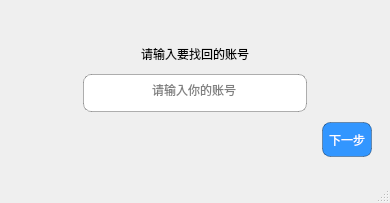
<?xml version="1.0" encoding="UTF-8"?>
<ui version="4.0">
 <class>FindPassword</class>
 <widget class="QMainWindow" name="FindPassword">
  <property name="windowModality">
   <enum>Qt::WindowModality::WindowModal</enum>
  </property>
  <property name="geometry">
   <rect>
    <x>0</x>
    <y>0</y>
    <width>390</width>
    <height>203</height>
   </rect>
  </property>
  <property name="minimumSize">
   <size>
    <width>390</width>
    <height>203</height>
   </size>
  </property>
  <property name="maximumSize">
   <size>
    <width>390</width>
    <height>203</height>
   </size>
  </property>
  <property name="contextMenuPolicy">
   <enum>Qt::ContextMenuPolicy::NoContextMenu</enum>
  </property>
  <property name="windowTitle">
   <string>找回密码</string>
  </property>
  <property name="styleSheet">
   <string notr="true"/>
  </property>
  <widget class="QWidget" name="centralwidget">
   <layout class="QGridLayout" name="gridLayout_2">
    <item row="0" column="0">
     <spacer name="verticalSpacer">
      <property name="orientation">
       <enum>Qt::Orientation::Vertical</enum>
      </property>
      <property name="sizeHint" stdset="0">
       <size>
        <width>371</width>
        <height>11</height>
       </size>
      </property>
     </spacer>
    </item>
    <item row="1" column="0" colspan="2">
     <widget class="QStackedWidget" name="page_find">
      <property name="focusPolicy">
       <enum>Qt::FocusPolicy::NoFocus</enum>
      </property>
      <property name="currentIndex">
       <number>0</number>
      </property>
      <widget class="QWidget" name="pages_1">
       <layout class="QVBoxLayout" name="verticalLayout">
        <item>
         <layout class="QHBoxLayout" name="horizontalLayout">
          <item>
           <spacer name="horizontalSpacer_5">
            <property name="orientation">
             <enum>Qt::Orientation::Horizontal</enum>
            </property>
            <property name="sizeHint" stdset="0">
             <size>
              <width>40</width>
              <height>20</height>
             </size>
            </property>
           </spacer>
          </item>
          <item>
           <widget class="QLabel" name="lab_pages1">
            <property name="sizePolicy">
             <sizepolicy hsizetype="Maximum" vsizetype="Maximum">
              <horstretch>0</horstretch>
              <verstretch>0</verstretch>
             </sizepolicy>
            </property>
            <property name="styleSheet">
             <string notr="true">font: 13pt &quot;Microsoft YaHei UI&quot;;

color:black;
</string>
            </property>
            <property name="text">
             <string>请输入要找回的账号</string>
            </property>
           </widget>
          </item>
          <item>
           <spacer name="horizontalSpacer_4">
            <property name="orientation">
             <enum>Qt::Orientation::Horizontal</enum>
            </property>
            <property name="sizeHint" stdset="0">
             <size>
              <width>40</width>
              <height>20</height>
             </size>
            </property>
           </spacer>
          </item>
         </layout>
        </item>
        <item>
         <layout class="QHBoxLayout" name="horizontalLayout_2">
          <item>
           <spacer name="horizontalSpacer_2">
            <property name="orientation">
             <enum>Qt::Orientation::Horizontal</enum>
            </property>
            <property name="sizeHint" stdset="0">
             <size>
              <width>40</width>
              <height>20</height>
             </size>
            </property>
           </spacer>
          </item>
          <item>
           <widget class="LineFind" name="line_pages1">
            <property name="sizePolicy">
             <sizepolicy hsizetype="Minimum" vsizetype="Minimum">
              <horstretch>0</horstretch>
              <verstretch>0</verstretch>
             </sizepolicy>
            </property>
            <property name="minimumSize">
             <size>
              <width>224</width>
              <height>38</height>
             </size>
            </property>
            <property name="maximumSize">
             <size>
              <width>224</width>
              <height>38</height>
             </size>
            </property>
            <property name="focusPolicy">
             <enum>Qt::FocusPolicy::ClickFocus</enum>
            </property>
            <property name="contextMenuPolicy">
             <enum>Qt::ContextMenuPolicy::NoContextMenu</enum>
            </property>
            <property name="styleSheet">
             <string notr="true">font: 13pt &quot;Microsoft YaHei UI&quot;;
border: 1px solid rgba(0, 0, 0, 0.3);
border-radius: 8px;
color:grey;
</string>
            </property>
            <property name="text">
             <string>请输入你的账号</string>
            </property>
            <property name="maxLength">
             <number>12</number>
            </property>
            <property name="alignment">
             <set>Qt::AlignmentFlag::AlignCenter</set>
            </property>
           </widget>
          </item>
          <item>
           <spacer name="horizontalSpacer_3">
            <property name="orientation">
             <enum>Qt::Orientation::Horizontal</enum>
            </property>
            <property name="sizeHint" stdset="0">
             <size>
              <width>40</width>
              <height>20</height>
             </size>
            </property>
           </spacer>
          </item>
         </layout>
        </item>
        <item>
         <layout class="QHBoxLayout" name="horizontalLayout_3">
          <item>
           <spacer name="horizontalSpacer">
            <property name="orientation">
             <enum>Qt::Orientation::Horizontal</enum>
            </property>
            <property name="sizeHint" stdset="0">
             <size>
              <width>286</width>
              <height>20</height>
             </size>
            </property>
           </spacer>
          </item>
          <item>
           <widget class="QPushButton" name="but_pages1">
            <property name="sizePolicy">
             <sizepolicy hsizetype="Fixed" vsizetype="Fixed">
              <horstretch>20</horstretch>
              <verstretch>20</verstretch>
             </sizepolicy>
            </property>
            <property name="minimumSize">
             <size>
              <width>50</width>
              <height>35</height>
             </size>
            </property>
            <property name="cursor">
             <cursorShape>PointingHandCursor</cursorShape>
            </property>
            <property name="styleSheet">
             <string notr="true">QPushButton {
    font: 10pt &quot;Microsoft YaHei UI&quot;;
    background-color: rgb(50, 150, 255);
    border: 1px solid rgba(0, 0, 0, 0.3);
    border-radius: 8px;
    color: white;
}
QPushButton:hover {
    background-color: rgba(50, 150, 255, 0.7);
    border: 1px solid rgba(0, 0, 0, 0.3);
    border-radius: 8px;
    color: white;
}
QPushButton:pressed {
    background-color: rgba(0, 100, 255, 0.8);
    border: 1px solid rgba(0, 0, 0, 0.3);
    border-radius: 8px;
    color: white;
}</string>
            </property>
            <property name="text">
             <string>下一步</string>
            </property>
           </widget>
          </item>
         </layout>
        </item>
       </layout>
      </widget>
      <widget class="QWidget" name="pages_2">
       <layout class="QVBoxLayout" name="verticalLayout_5">
        <item>
         <layout class="QHBoxLayout" name="horizontalLayout_15">
          <item>
           <spacer name="horizontalSpacer_21">
            <property name="orientation">
             <enum>Qt::Orientation::Horizontal</enum>
            </property>
            <property name="sizeHint" stdset="0">
             <size>
              <width>40</width>
              <height>20</height>
             </size>
            </property>
           </spacer>
          </item>
          <item>
           <widget class="QLabel" name="lab_pages2">
            <property name="sizePolicy">
             <sizepolicy hsizetype="Maximum" vsizetype="Maximum">
              <horstretch>0</horstretch>
              <verstretch>0</verstretch>
             </sizepolicy>
            </property>
            <property name="styleSheet">
             <string notr="true">font: 13pt &quot;Microsoft YaHei UI&quot;;

color:black;
</string>
            </property>
            <property name="text">
             <string>假装这是一个密保问题</string>
            </property>
           </widget>
          </item>
          <item>
           <spacer name="horizontalSpacer_22">
            <property name="orientation">
             <enum>Qt::Orientation::Horizontal</enum>
            </property>
            <property name="sizeHint" stdset="0">
             <size>
              <width>40</width>
              <height>20</height>
             </size>
            </property>
           </spacer>
          </item>
         </layout>
        </item>
        <item>
         <layout class="QHBoxLayout" name="horizontalLayout_14">
          <item>
           <spacer name="horizontalSpacer_23">
            <property name="orientation">
             <enum>Qt::Orientation::Horizontal</enum>
            </property>
            <property name="sizeHint" stdset="0">
             <size>
              <width>40</width>
              <height>20</height>
             </size>
            </property>
           </spacer>
          </item>
          <item>
           <widget class="LineFind" name="line_pages2">
            <property name="sizePolicy">
             <sizepolicy hsizetype="Minimum" vsizetype="Minimum">
              <horstretch>0</horstretch>
              <verstretch>0</verstretch>
             </sizepolicy>
            </property>
            <property name="minimumSize">
             <size>
              <width>224</width>
              <height>38</height>
             </size>
            </property>
            <property name="maximumSize">
             <size>
              <width>224</width>
              <height>38</height>
             </size>
            </property>
            <property name="focusPolicy">
             <enum>Qt::FocusPolicy::ClickFocus</enum>
            </property>
            <property name="contextMenuPolicy">
             <enum>Qt::ContextMenuPolicy::NoContextMenu</enum>
            </property>
            <property name="styleSheet">
             <string notr="true">font: 13pt &quot;Microsoft YaHei UI&quot;;
border: 1px solid rgba(0, 0, 0, 0.3);
border-radius: 8px;
color:grey;
</string>
            </property>
            <property name="text">
             <string>请输入密保答案</string>
            </property>
            <property name="maxLength">
             <number>12</number>
            </property>
            <property name="alignment">
             <set>Qt::AlignmentFlag::AlignCenter</set>
            </property>
           </widget>
          </item>
          <item>
           <spacer name="horizontalSpacer_24">
            <property name="orientation">
             <enum>Qt::Orientation::Horizontal</enum>
            </property>
            <property name="sizeHint" stdset="0">
             <size>
              <width>40</width>
              <height>20</height>
             </size>
            </property>
           </spacer>
          </item>
         </layout>
        </item>
        <item>
         <layout class="QHBoxLayout" name="horizontalLayout_13">
          <item>
           <spacer name="horizontalSpacer_25">
            <property name="orientation">
             <enum>Qt::Orientation::Horizontal</enum>
            </property>
            <property name="sizeHint" stdset="0">
             <size>
              <width>40</width>
              <height>20</height>
             </size>
            </property>
           </spacer>
          </item>
          <item>
           <widget class="QPushButton" name="but_pages2">
            <property name="sizePolicy">
             <sizepolicy hsizetype="Fixed" vsizetype="Fixed">
              <horstretch>20</horstretch>
              <verstretch>20</verstretch>
             </sizepolicy>
            </property>
            <property name="minimumSize">
             <size>
              <width>50</width>
              <height>35</height>
             </size>
            </property>
            <property name="cursor">
             <cursorShape>PointingHandCursor</cursorShape>
            </property>
            <property name="styleSheet">
             <string notr="true">QPushButton {
    font: 10pt &quot;Microsoft YaHei UI&quot;;
    background-color: rgb(50, 150, 255);
    border: 1px solid rgba(0, 0, 0, 0.3);
    border-radius: 8px;
    color: white;
}
QPushButton:hover {
    background-color: rgba(50, 150, 255, 0.7);
    border: 1px solid rgba(0, 0, 0, 0.3);
    border-radius: 8px;
    color: white;
}
QPushButton:pressed {
    background-color: rgba(0, 100, 255, 0.8);
    border: 1px solid rgba(0, 0, 0, 0.3);
    border-radius: 8px;
    color: white;
}</string>
            </property>
            <property name="text">
             <string>下一步</string>
            </property>
           </widget>
          </item>
         </layout>
        </item>
       </layout>
      </widget>
      <widget class="QWidget" name="pages_3">
       <layout class="QGridLayout" name="gridLayout">
        <item row="0" column="0">
         <layout class="QHBoxLayout" name="horizontalLayout_16">
          <item>
           <spacer name="horizontalSpacer_26">
            <property name="orientation">
             <enum>Qt::Orientation::Horizontal</enum>
            </property>
            <property name="sizeHint" stdset="0">
             <size>
              <width>40</width>
              <height>20</height>
             </size>
            </property>
           </spacer>
          </item>
          <item>
           <widget class="LineFind" name="line_pages3_2">
            <property name="sizePolicy">
             <sizepolicy hsizetype="Minimum" vsizetype="Minimum">
              <horstretch>0</horstretch>
              <verstretch>0</verstretch>
             </sizepolicy>
            </property>
            <property name="minimumSize">
             <size>
              <width>224</width>
              <height>38</height>
             </size>
            </property>
            <property name="maximumSize">
             <size>
              <width>224</width>
              <height>38</height>
             </size>
            </property>
            <property name="focusPolicy">
             <enum>Qt::FocusPolicy::ClickFocus</enum>
            </property>
            <property name="contextMenuPolicy">
             <enum>Qt::ContextMenuPolicy::NoContextMenu</enum>
            </property>
            <property name="styleSheet">
             <string notr="true">font: 13pt &quot;Microsoft YaHei UI&quot;;
border: 1px solid rgba(0, 0, 0, 0.3);
border-radius: 8px;
color:grey;
</string>
            </property>
            <property name="text">
             <string>请输入新的密码</string>
            </property>
            <property name="maxLength">
             <number>12</number>
            </property>
            <property name="alignment">
             <set>Qt::AlignmentFlag::AlignCenter</set>
            </property>
           </widget>
          </item>
          <item>
           <spacer name="horizontalSpacer_27">
            <property name="orientation">
             <enum>Qt::Orientation::Horizontal</enum>
            </property>
            <property name="sizeHint" stdset="0">
             <size>
              <width>40</width>
              <height>20</height>
             </size>
            </property>
           </spacer>
          </item>
         </layout>
        </item>
        <item row="1" column="0">
         <layout class="QHBoxLayout" name="horizontalLayout_17">
          <item>
           <spacer name="horizontalSpacer_28">
            <property name="orientation">
             <enum>Qt::Orientation::Horizontal</enum>
            </property>
            <property name="sizeHint" stdset="0">
             <size>
              <width>40</width>
              <height>20</height>
             </size>
            </property>
           </spacer>
          </item>
          <item>
           <widget class="LineFind" name="line_pages3">
            <property name="sizePolicy">
             <sizepolicy hsizetype="Minimum" vsizetype="Minimum">
              <horstretch>0</horstretch>
              <verstretch>0</verstretch>
             </sizepolicy>
            </property>
            <property name="minimumSize">
             <size>
              <width>224</width>
              <height>38</height>
             </size>
            </property>
            <property name="maximumSize">
             <size>
              <width>224</width>
              <height>38</height>
             </size>
            </property>
            <property name="focusPolicy">
             <enum>Qt::FocusPolicy::ClickFocus</enum>
            </property>
            <property name="contextMenuPolicy">
             <enum>Qt::ContextMenuPolicy::NoContextMenu</enum>
            </property>
            <property name="styleSheet">
             <string notr="true">font: 13pt &quot;Microsoft YaHei UI&quot;;
border: 1px solid rgba(0, 0, 0, 0.3);
border-radius: 8px;
color:grey;
</string>
            </property>
            <property name="text">
             <string>请确认密码</string>
            </property>
            <property name="maxLength">
             <number>12</number>
            </property>
            <property name="alignment">
             <set>Qt::AlignmentFlag::AlignCenter</set>
            </property>
           </widget>
          </item>
          <item>
           <spacer name="horizontalSpacer_29">
            <property name="orientation">
             <enum>Qt::Orientation::Horizontal</enum>
            </property>
            <property name="sizeHint" stdset="0">
             <size>
              <width>40</width>
              <height>20</height>
             </size>
            </property>
           </spacer>
          </item>
         </layout>
        </item>
        <item row="2" column="0">
         <layout class="QHBoxLayout" name="horizontalLayout_18">
          <item>
           <spacer name="horizontalSpacer_30">
            <property name="orientation">
             <enum>Qt::Orientation::Horizontal</enum>
            </property>
            <property name="sizeHint" stdset="0">
             <size>
              <width>40</width>
              <height>20</height>
             </size>
            </property>
           </spacer>
          </item>
          <item>
           <widget class="QPushButton" name="but_pages3">
            <property name="sizePolicy">
             <sizepolicy hsizetype="Fixed" vsizetype="Fixed">
              <horstretch>20</horstretch>
              <verstretch>20</verstretch>
             </sizepolicy>
            </property>
            <property name="minimumSize">
             <size>
              <width>50</width>
              <height>35</height>
             </size>
            </property>
            <property name="cursor">
             <cursorShape>PointingHandCursor</cursorShape>
            </property>
            <property name="styleSheet">
             <string notr="true">QPushButton {
    font: 10pt &quot;Microsoft YaHei UI&quot;;
    background-color: rgb(50, 150, 255);
    border: 1px solid rgba(0, 0, 0, 0.3);
    border-radius: 8px;
    color: white;
}
QPushButton:hover {
    background-color: rgba(50, 150, 255, 0.7);
    border: 1px solid rgba(0, 0, 0, 0.3);
    border-radius: 8px;
    color: white;
}
QPushButton:pressed {
    background-color: rgba(0, 100, 255, 0.8);
    border: 1px solid rgba(0, 0, 0, 0.3);
    border-radius: 8px;
    color: white;
}</string>
            </property>
            <property name="text">
             <string>完成</string>
            </property>
           </widget>
          </item>
         </layout>
        </item>
       </layout>
      </widget>
     </widget>
    </item>
   </layout>
  </widget>
  <widget class="QMenuBar" name="menubar">
   <property name="geometry">
    <rect>
     <x>0</x>
     <y>0</y>
     <width>390</width>
     <height>20</height>
    </rect>
   </property>
  </widget>
  <widget class="QStatusBar" name="statusbar"/>
 </widget>
 <customwidgets>
  <customwidget>
   <class>LineFind</class>
   <extends>QLineEdit</extends>
   <header location="global">FindPassword.h</header>
  </customwidget>
 </customwidgets>
 <resources/>
 <connections/>
</ui>
